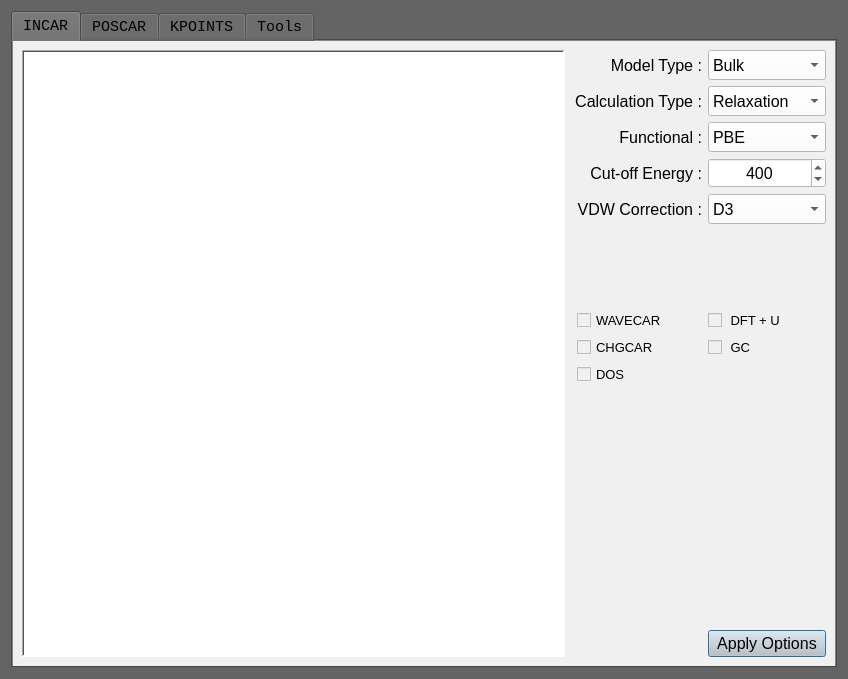
<?xml version="1.0" encoding="UTF-8"?>
<ui version="4.0">
 <class>Title</class>
 <widget class="QDialog" name="Title">
  <property name="geometry">
   <rect>
    <x>0</x>
    <y>0</y>
    <width>848</width>
    <height>679</height>
   </rect>
  </property>
  <property name="sizePolicy">
   <sizepolicy hsizetype="Maximum" vsizetype="Maximum">
    <horstretch>1</horstretch>
    <verstretch>1</verstretch>
   </sizepolicy>
  </property>
  <property name="sizeIncrement">
   <size>
    <width>0</width>
    <height>0</height>
   </size>
  </property>
  <property name="font">
   <font>
    <family>Arial</family>
   </font>
  </property>
  <property name="windowTitle">
   <string>Input File Generator</string>
  </property>
  <property name="autoFillBackground">
   <bool>false</bool>
  </property>
  <property name="styleSheet">
   <string notr="true">background-color: rgb(100, 100, 100);</string>
  </property>
  <layout class="QHBoxLayout" name="horizontalLayout">
   <item>
    <widget class="QTabWidget" name="tabWidget">
     <property name="sizePolicy">
      <sizepolicy hsizetype="Expanding" vsizetype="Expanding">
       <horstretch>1</horstretch>
       <verstretch>1</verstretch>
      </sizepolicy>
     </property>
     <property name="font">
      <font>
       <family>Consolas</family>
       <pointsize>11</pointsize>
       <weight>50</weight>
       <bold>false</bold>
      </font>
     </property>
     <property name="styleSheet">
      <string notr="true">background-color: rgb(100, 100, 100);</string>
     </property>
     <property name="tabShape">
      <enum>QTabWidget::Rounded</enum>
     </property>
     <property name="currentIndex">
      <number>0</number>
     </property>
     <widget class="QWidget" name="INCAR">
      <property name="styleSheet">
       <string notr="true">background-color: rgb(240, 240, 240);</string>
      </property>
      <attribute name="title">
       <string>INCAR</string>
      </attribute>
      <layout class="QGridLayout" name="gridLayout">
       <item row="4" column="2">
        <widget class="QLabel" name="label_5">
         <property name="font">
          <font>
           <family>Arial</family>
           <pointsize>12</pointsize>
           <weight>50</weight>
           <bold>false</bold>
          </font>
         </property>
         <property name="text">
          <string>VDW Correction :</string>
         </property>
         <property name="alignment">
          <set>Qt::AlignRight|Qt::AlignTrailing|Qt::AlignVCenter</set>
         </property>
        </widget>
       </item>
       <item row="0" column="3">
        <widget class="QComboBox" name="comboBox_1">
         <property name="sizePolicy">
          <sizepolicy hsizetype="Minimum" vsizetype="Maximum">
           <horstretch>0</horstretch>
           <verstretch>0</verstretch>
          </sizepolicy>
         </property>
         <property name="minimumSize">
          <size>
           <width>0</width>
           <height>30</height>
          </size>
         </property>
         <property name="font">
          <font>
           <family>Arial</family>
           <pointsize>12</pointsize>
           <weight>50</weight>
           <bold>false</bold>
          </font>
         </property>
         <property name="styleSheet">
          <string notr="true">background-color: rgb(255, 255, 255);</string>
         </property>
         <property name="currentText">
          <string>Bulk</string>
         </property>
         <item>
          <property name="text">
           <string>Bulk</string>
          </property>
         </item>
         <item>
          <property name="text">
           <string>Surface</string>
          </property>
         </item>
         <item>
          <property name="text">
           <string>Molecule</string>
          </property>
         </item>
        </widget>
       </item>
       <item row="12" column="3">
        <widget class="QPushButton" name="incar_option_apply_button">
         <property name="sizePolicy">
          <sizepolicy hsizetype="Minimum" vsizetype="Maximum">
           <horstretch>0</horstretch>
           <verstretch>0</verstretch>
          </sizepolicy>
         </property>
         <property name="font">
          <font>
           <family>Arial</family>
           <pointsize>12</pointsize>
           <weight>50</weight>
           <bold>false</bold>
          </font>
         </property>
         <property name="styleSheet">
          <string notr="true">background-color: rgb(200, 200, 200);</string>
         </property>
         <property name="text">
          <string>Apply Options</string>
         </property>
        </widget>
       </item>
       <item row="4" column="3">
        <widget class="QComboBox" name="comboBox_4">
         <property name="sizePolicy">
          <sizepolicy hsizetype="Preferred" vsizetype="Maximum">
           <horstretch>0</horstretch>
           <verstretch>0</verstretch>
          </sizepolicy>
         </property>
         <property name="minimumSize">
          <size>
           <width>0</width>
           <height>30</height>
          </size>
         </property>
         <property name="font">
          <font>
           <family>Arial</family>
           <pointsize>12</pointsize>
           <weight>50</weight>
           <bold>false</bold>
          </font>
         </property>
         <property name="styleSheet">
          <string notr="true">background-color: rgb(255, 255, 255);</string>
         </property>
         <property name="currentText">
          <string>D3</string>
         </property>
         <property name="currentIndex">
          <number>2</number>
         </property>
         <item>
          <property name="text">
           <string>None</string>
          </property>
         </item>
         <item>
          <property name="text">
           <string>D2</string>
          </property>
         </item>
         <item>
          <property name="text">
           <string>D3</string>
          </property>
         </item>
        </widget>
       </item>
       <item row="6" column="2">
        <widget class="QCheckBox" name="CheckBox_02">
         <property name="font">
          <font>
           <family>Arial</family>
           <pointsize>10</pointsize>
           <weight>50</weight>
           <bold>false</bold>
          </font>
         </property>
         <property name="text">
          <string>WAVECAR</string>
         </property>
         <property name="iconSize">
          <size>
           <width>16</width>
           <height>16</height>
          </size>
         </property>
        </widget>
       </item>
       <item row="7" column="2">
        <widget class="QCheckBox" name="CheckBox_03">
         <property name="font">
          <font>
           <family>Arial</family>
           <pointsize>10</pointsize>
           <weight>50</weight>
           <bold>false</bold>
          </font>
         </property>
         <property name="text">
          <string>CHGCAR</string>
         </property>
         <property name="iconSize">
          <size>
           <width>16</width>
           <height>16</height>
          </size>
         </property>
        </widget>
       </item>
       <item row="3" column="1" colspan="2">
        <widget class="QLabel" name="label_4">
         <property name="font">
          <font>
           <family>Arial</family>
           <pointsize>12</pointsize>
           <weight>50</weight>
           <bold>false</bold>
          </font>
         </property>
         <property name="text">
          <string>Cut-off Energy :</string>
         </property>
         <property name="alignment">
          <set>Qt::AlignRight|Qt::AlignTrailing|Qt::AlignVCenter</set>
         </property>
        </widget>
       </item>
       <item row="2" column="1" colspan="2">
        <widget class="QLabel" name="label_3">
         <property name="font">
          <font>
           <family>Arial</family>
           <pointsize>12</pointsize>
           <weight>50</weight>
           <bold>false</bold>
          </font>
         </property>
         <property name="text">
          <string>Functional :</string>
         </property>
         <property name="alignment">
          <set>Qt::AlignRight|Qt::AlignTrailing|Qt::AlignVCenter</set>
         </property>
        </widget>
       </item>
       <item row="0" column="1" colspan="2">
        <widget class="QLabel" name="label">
         <property name="font">
          <font>
           <family>Arial</family>
           <pointsize>12</pointsize>
           <weight>50</weight>
           <bold>false</bold>
          </font>
         </property>
         <property name="layoutDirection">
          <enum>Qt::LeftToRight</enum>
         </property>
         <property name="text">
          <string>Model Type :</string>
         </property>
         <property name="alignment">
          <set>Qt::AlignRight|Qt::AlignTrailing|Qt::AlignVCenter</set>
         </property>
        </widget>
       </item>
       <item row="3" column="3">
        <widget class="QSpinBox" name="cut_off_energy">
         <property name="sizePolicy">
          <sizepolicy hsizetype="Minimum" vsizetype="Maximum">
           <horstretch>0</horstretch>
           <verstretch>0</verstretch>
          </sizepolicy>
         </property>
         <property name="minimumSize">
          <size>
           <width>0</width>
           <height>30</height>
          </size>
         </property>
         <property name="font">
          <font>
           <family>Arial</family>
           <pointsize>12</pointsize>
           <weight>50</weight>
           <bold>false</bold>
          </font>
         </property>
         <property name="styleSheet">
          <string notr="true">background-color: rgb(255, 255, 255);</string>
         </property>
         <property name="wrapping">
          <bool>false</bool>
         </property>
         <property name="alignment">
          <set>Qt::AlignCenter</set>
         </property>
         <property name="buttonSymbols">
          <enum>QAbstractSpinBox::UpDownArrows</enum>
         </property>
         <property name="showGroupSeparator" stdset="0">
          <bool>false</bool>
         </property>
         <property name="minimum">
          <number>300</number>
         </property>
         <property name="maximum">
          <number>900</number>
         </property>
         <property name="singleStep">
          <number>50</number>
         </property>
         <property name="value">
          <number>400</number>
         </property>
        </widget>
       </item>
       <item row="1" column="1" colspan="2">
        <widget class="QLabel" name="label_2">
         <property name="font">
          <font>
           <family>Arial</family>
           <pointsize>12</pointsize>
           <weight>50</weight>
           <bold>false</bold>
          </font>
         </property>
         <property name="text">
          <string>Calculation Type :</string>
         </property>
         <property name="alignment">
          <set>Qt::AlignRight|Qt::AlignTrailing|Qt::AlignVCenter</set>
         </property>
        </widget>
       </item>
       <item row="0" column="0" rowspan="13">
        <widget class="QTextEdit" name="textbox_incar">
         <property name="sizePolicy">
          <sizepolicy hsizetype="Expanding" vsizetype="Minimum">
           <horstretch>0</horstretch>
           <verstretch>0</verstretch>
          </sizepolicy>
         </property>
         <property name="font">
          <font>
           <family>Consolas</family>
           <pointsize>11</pointsize>
           <weight>50</weight>
           <bold>false</bold>
          </font>
         </property>
         <property name="focusPolicy">
          <enum>Qt::StrongFocus</enum>
         </property>
         <property name="acceptDrops">
          <bool>false</bool>
         </property>
         <property name="styleSheet">
          <string notr="true">background-color: rgb(255, 255, 255);</string>
         </property>
         <property name="frameShape">
          <enum>QFrame::WinPanel</enum>
         </property>
         <property name="frameShadow">
          <enum>QFrame::Sunken</enum>
         </property>
         <property name="lineWidth">
          <number>5</number>
         </property>
        </widget>
       </item>
       <item row="1" column="3">
        <widget class="QComboBox" name="comboBox_2">
         <property name="sizePolicy">
          <sizepolicy hsizetype="Preferred" vsizetype="Maximum">
           <horstretch>0</horstretch>
           <verstretch>0</verstretch>
          </sizepolicy>
         </property>
         <property name="minimumSize">
          <size>
           <width>0</width>
           <height>30</height>
          </size>
         </property>
         <property name="font">
          <font>
           <family>Arial</family>
           <pointsize>12</pointsize>
           <weight>50</weight>
           <bold>false</bold>
          </font>
         </property>
         <property name="styleSheet">
          <string notr="true">background-color: rgb(255, 255, 255);</string>
         </property>
         <item>
          <property name="text">
           <string>Relaxation</string>
          </property>
         </item>
         <item>
          <property name="text">
           <string>Single Point</string>
          </property>
         </item>
         <item>
          <property name="text">
           <string>Vibration</string>
          </property>
         </item>
         <item>
          <property name="text">
           <string>Solvation</string>
          </property>
         </item>
         <item>
          <property name="text">
           <string>HSE</string>
          </property>
         </item>
        </widget>
       </item>
       <item row="2" column="3">
        <widget class="QComboBox" name="comboBox_3">
         <property name="sizePolicy">
          <sizepolicy hsizetype="Minimum" vsizetype="Maximum">
           <horstretch>0</horstretch>
           <verstretch>0</verstretch>
          </sizepolicy>
         </property>
         <property name="minimumSize">
          <size>
           <width>0</width>
           <height>30</height>
          </size>
         </property>
         <property name="font">
          <font>
           <family>Arial</family>
           <pointsize>12</pointsize>
           <weight>50</weight>
           <bold>false</bold>
          </font>
         </property>
         <property name="layoutDirection">
          <enum>Qt::LeftToRight</enum>
         </property>
         <property name="styleSheet">
          <string notr="true">background-color: rgb(255, 255, 255);</string>
         </property>
         <property name="editable">
          <bool>false</bool>
         </property>
         <property name="currentIndex">
          <number>0</number>
         </property>
         <property name="modelColumn">
          <number>0</number>
         </property>
         <item>
          <property name="text">
           <string>PBE</string>
          </property>
         </item>
         <item>
          <property name="text">
           <string>RPBE</string>
          </property>
         </item>
         <item>
          <property name="text">
           <string>PW91</string>
          </property>
         </item>
        </widget>
       </item>
       <item row="6" column="3">
        <widget class="QCheckBox" name="CheckBox_01">
         <property name="sizePolicy">
          <sizepolicy hsizetype="Fixed" vsizetype="Minimum">
           <horstretch>0</horstretch>
           <verstretch>0</verstretch>
          </sizepolicy>
         </property>
         <property name="font">
          <font>
           <family>Arial</family>
           <pointsize>10</pointsize>
           <weight>50</weight>
           <bold>false</bold>
          </font>
         </property>
         <property name="text">
          <string> DFT + U</string>
         </property>
         <property name="iconSize">
          <size>
           <width>16</width>
           <height>16</height>
          </size>
         </property>
        </widget>
       </item>
       <item row="8" column="2">
        <widget class="QCheckBox" name="CheckBox_04">
         <property name="font">
          <font>
           <family>Arial</family>
           <pointsize>10</pointsize>
          </font>
         </property>
         <property name="text">
          <string>DOS</string>
         </property>
        </widget>
       </item>
       <item row="7" column="3">
        <widget class="QCheckBox" name="CheckBox_05">
         <property name="font">
          <font>
           <family>Arial</family>
           <pointsize>10</pointsize>
          </font>
         </property>
         <property name="text">
          <string> GC</string>
         </property>
        </widget>
       </item>
      </layout>
     </widget>
     <widget class="QWidget" name="POSCAR">
      <property name="acceptDrops">
       <bool>true</bool>
      </property>
      <property name="accessibleName">
       <string>POSCAR</string>
      </property>
      <property name="styleSheet">
       <string notr="true">background-color: rgb(240, 240, 240);</string>
      </property>
      <attribute name="title">
       <string>POSCAR</string>
      </attribute>
      <layout class="QGridLayout" name="gridLayout_2">
       <item row="9" column="3">
        <widget class="QPushButton" name="view_button">
         <property name="sizePolicy">
          <sizepolicy hsizetype="Minimum" vsizetype="Maximum">
           <horstretch>0</horstretch>
           <verstretch>0</verstretch>
          </sizepolicy>
         </property>
         <property name="minimumSize">
          <size>
           <width>0</width>
           <height>30</height>
          </size>
         </property>
         <property name="font">
          <font>
           <family>Arial</family>
           <pointsize>12</pointsize>
           <weight>50</weight>
           <bold>false</bold>
          </font>
         </property>
         <property name="focusPolicy">
          <enum>Qt::TabFocus</enum>
         </property>
         <property name="layoutDirection">
          <enum>Qt::LeftToRight</enum>
         </property>
         <property name="styleSheet">
          <string notr="true">background-color: rgb(200, 200, 200);</string>
         </property>
         <property name="text">
          <string>View</string>
         </property>
         <property name="autoDefault">
          <bool>true</bool>
         </property>
         <property name="default">
          <bool>false</bool>
         </property>
        </widget>
       </item>
       <item row="1" column="0" rowspan="15">
        <widget class="QTextEdit" name="textbox_poscar">
         <property name="sizePolicy">
          <sizepolicy hsizetype="Expanding" vsizetype="Expanding">
           <horstretch>1</horstretch>
           <verstretch>1</verstretch>
          </sizepolicy>
         </property>
         <property name="font">
          <font>
           <family>Consolas</family>
           <pointsize>11</pointsize>
           <weight>50</weight>
           <bold>false</bold>
          </font>
         </property>
         <property name="cursor" stdset="0">
          <cursorShape>ArrowCursor</cursorShape>
         </property>
         <property name="acceptDrops">
          <bool>false</bool>
         </property>
         <property name="styleSheet">
          <string notr="true">background-color: rgb(255, 255, 255);</string>
         </property>
         <property name="frameShape">
          <enum>QFrame::WinPanel</enum>
         </property>
         <property name="frameShadow">
          <enum>QFrame::Sunken</enum>
         </property>
         <property name="lineWidth">
          <number>5</number>
         </property>
        </widget>
       </item>
       <item row="15" column="3">
        <widget class="QPushButton" name="save_poscar_button">
         <property name="sizePolicy">
          <sizepolicy hsizetype="Minimum" vsizetype="Maximum">
           <horstretch>0</horstretch>
           <verstretch>0</verstretch>
          </sizepolicy>
         </property>
         <property name="minimumSize">
          <size>
           <width>0</width>
           <height>30</height>
          </size>
         </property>
         <property name="font">
          <font>
           <family>Arial</family>
           <pointsize>12</pointsize>
           <weight>50</weight>
           <bold>false</bold>
          </font>
         </property>
         <property name="focusPolicy">
          <enum>Qt::TabFocus</enum>
         </property>
         <property name="layoutDirection">
          <enum>Qt::RightToLeft</enum>
         </property>
         <property name="styleSheet">
          <string notr="true">background-color: rgb(200, 200, 200);</string>
         </property>
         <property name="text">
          <string>Save</string>
         </property>
         <property name="shortcut">
          <string>Ctrl+S</string>
         </property>
         <property name="autoDefault">
          <bool>true</bool>
         </property>
         <property name="default">
          <bool>false</bool>
         </property>
        </widget>
       </item>
       <item row="2" column="3">
        <widget class="QLineEdit" name="z_value">
         <property name="sizePolicy">
          <sizepolicy hsizetype="Minimum" vsizetype="Maximum">
           <horstretch>0</horstretch>
           <verstretch>0</verstretch>
          </sizepolicy>
         </property>
         <property name="minimumSize">
          <size>
           <width>100</width>
           <height>30</height>
          </size>
         </property>
         <property name="baseSize">
          <size>
           <width>0</width>
           <height>0</height>
          </size>
         </property>
         <property name="font">
          <font>
           <family>Arial</family>
           <pointsize>12</pointsize>
           <weight>50</weight>
           <bold>false</bold>
          </font>
         </property>
         <property name="styleSheet">
          <string notr="true">background-color: rgb(255, 255, 255);</string>
         </property>
         <property name="frame">
          <bool>true</bool>
         </property>
        </widget>
       </item>
       <item row="1" column="3">
        <widget class="QLabel" name="label_6">
         <property name="sizePolicy">
          <sizepolicy hsizetype="Minimum" vsizetype="Maximum">
           <horstretch>0</horstretch>
           <verstretch>0</verstretch>
          </sizepolicy>
         </property>
         <property name="minimumSize">
          <size>
           <width>70</width>
           <height>25</height>
          </size>
         </property>
         <property name="font">
          <font>
           <family>Arial</family>
           <pointsize>12</pointsize>
           <weight>50</weight>
           <bold>false</bold>
          </font>
         </property>
         <property name="layoutDirection">
          <enum>Qt::LeftToRight</enum>
         </property>
         <property name="text">
          <string>Z value</string>
         </property>
         <property name="alignment">
          <set>Qt::AlignCenter</set>
         </property>
        </widget>
       </item>
       <item row="8" column="3">
        <layout class="QHBoxLayout" name="horizontalLayout_2">
         <item>
          <widget class="QPushButton" name="reset_coordinate_button">
           <property name="sizePolicy">
            <sizepolicy hsizetype="Maximum" vsizetype="Maximum">
             <horstretch>0</horstretch>
             <verstretch>0</verstretch>
            </sizepolicy>
           </property>
           <property name="minimumSize">
            <size>
             <width>0</width>
             <height>30</height>
            </size>
           </property>
           <property name="font">
            <font>
             <family>Arial</family>
             <pointsize>12</pointsize>
             <weight>50</weight>
             <bold>false</bold>
            </font>
           </property>
           <property name="focusPolicy">
            <enum>Qt::TabFocus</enum>
           </property>
           <property name="layoutDirection">
            <enum>Qt::LeftToRight</enum>
           </property>
           <property name="styleSheet">
            <string notr="true">background-color: rgb(200, 200, 200);</string>
           </property>
           <property name="text">
            <string>Reset</string>
           </property>
           <property name="autoDefault">
            <bool>true</bool>
           </property>
           <property name="default">
            <bool>false</bool>
           </property>
          </widget>
         </item>
         <item>
          <widget class="QPushButton" name="sort_ion_button">
           <property name="sizePolicy">
            <sizepolicy hsizetype="Maximum" vsizetype="Maximum">
             <horstretch>0</horstretch>
             <verstretch>0</verstretch>
            </sizepolicy>
           </property>
           <property name="minimumSize">
            <size>
             <width>0</width>
             <height>30</height>
            </size>
           </property>
           <property name="font">
            <font>
             <family>Arial</family>
             <pointsize>12</pointsize>
             <weight>50</weight>
             <bold>false</bold>
            </font>
           </property>
           <property name="focusPolicy">
            <enum>Qt::TabFocus</enum>
           </property>
           <property name="layoutDirection">
            <enum>Qt::LeftToRight</enum>
           </property>
           <property name="styleSheet">
            <string notr="true">background-color: rgb(200, 200, 200);</string>
           </property>
           <property name="text">
            <string>Sort</string>
           </property>
           <property name="shortcut">
            <string>Ctrl+S</string>
           </property>
           <property name="autoDefault">
            <bool>true</bool>
           </property>
           <property name="default">
            <bool>false</bool>
           </property>
          </widget>
         </item>
        </layout>
       </item>
       <item row="3" column="3">
        <widget class="QPushButton" name="z_value_apply">
         <property name="sizePolicy">
          <sizepolicy hsizetype="Preferred" vsizetype="Maximum">
           <horstretch>0</horstretch>
           <verstretch>0</verstretch>
          </sizepolicy>
         </property>
         <property name="minimumSize">
          <size>
           <width>0</width>
           <height>30</height>
          </size>
         </property>
         <property name="font">
          <font>
           <family>Arial</family>
           <pointsize>12</pointsize>
           <weight>50</weight>
           <bold>false</bold>
          </font>
         </property>
         <property name="focusPolicy">
          <enum>Qt::StrongFocus</enum>
         </property>
         <property name="layoutDirection">
          <enum>Qt::LeftToRight</enum>
         </property>
         <property name="styleSheet">
          <string notr="true">background-color: rgb(200, 200, 200);</string>
         </property>
         <property name="text">
          <string>Apply</string>
         </property>
         <property name="autoDefault">
          <bool>true</bool>
         </property>
         <property name="default">
          <bool>false</bool>
         </property>
         <property name="flat">
          <bool>false</bool>
         </property>
        </widget>
       </item>
      </layout>
     </widget>
     <widget class="QWidget" name="KPOINTS">
      <property name="styleSheet">
       <string notr="true">background-color: rgb(240, 240, 240);</string>
      </property>
      <attribute name="title">
       <string>KPOINTS</string>
      </attribute>
      <layout class="QGridLayout" name="gridLayout_4">
       <item row="0" column="0" rowspan="5">
        <widget class="QTextEdit" name="textbox_kpoints">
         <property name="font">
          <font>
           <family>Consolas</family>
           <pointsize>11</pointsize>
          </font>
         </property>
         <property name="styleSheet">
          <string notr="true">background:rgb(255, 255, 255)</string>
         </property>
         <property name="frameShape">
          <enum>QFrame::WinPanel</enum>
         </property>
        </widget>
       </item>
       <item row="0" column="1">
        <widget class="QLineEdit" name="kpoints_resolution">
         <property name="sizePolicy">
          <sizepolicy hsizetype="Maximum" vsizetype="Maximum">
           <horstretch>0</horstretch>
           <verstretch>0</verstretch>
          </sizepolicy>
         </property>
         <property name="minimumSize">
          <size>
           <width>100</width>
           <height>35</height>
          </size>
         </property>
         <property name="font">
          <font>
           <family>Consolas</family>
           <pointsize>10</pointsize>
          </font>
         </property>
         <property name="styleSheet">
          <string notr="true">background:rgb(255, 255, 255)</string>
         </property>
         <property name="text">
          <string>0.03</string>
         </property>
         <property name="alignment">
          <set>Qt::AlignRight|Qt::AlignTrailing|Qt::AlignVCenter</set>
         </property>
        </widget>
       </item>
       <item row="1" column="1">
        <widget class="QPushButton" name="kpoints_apply_button">
         <property name="sizePolicy">
          <sizepolicy hsizetype="Maximum" vsizetype="Maximum">
           <horstretch>0</horstretch>
           <verstretch>0</verstretch>
          </sizepolicy>
         </property>
         <property name="minimumSize">
          <size>
           <width>100</width>
           <height>30</height>
          </size>
         </property>
         <property name="font">
          <font>
           <family>Arial</family>
           <pointsize>12</pointsize>
          </font>
         </property>
         <property name="layoutDirection">
          <enum>Qt::RightToLeft</enum>
         </property>
         <property name="styleSheet">
          <string notr="true">background:rgb(200, 200, 200)</string>
         </property>
         <property name="text">
          <string>Apply</string>
         </property>
        </widget>
       </item>
      </layout>
     </widget>
     <widget class="QWidget" name="tools_tab">
      <property name="styleSheet">
       <string notr="true">background-color: rgb(240, 240, 240);</string>
      </property>
      <attribute name="title">
       <string>Tools</string>
      </attribute>
      <layout class="QGridLayout" name="gridLayout_3">
       <item row="0" column="0">
        <widget class="QLabel" name="file_convert_label">
         <property name="font">
          <font>
           <family>Arial</family>
           <pointsize>12</pointsize>
          </font>
         </property>
         <property name="acceptDrops">
          <bool>true</bool>
         </property>
         <property name="styleSheet">
          <string notr="true">background-color: rgb(255, 255, 255);</string>
         </property>
         <property name="frameShape">
          <enum>QFrame::WinPanel</enum>
         </property>
         <property name="frameShadow">
          <enum>QFrame::Sunken</enum>
         </property>
         <property name="text">
          <string>Drag and Drop structure files in here. (.cif or .vasp)</string>
         </property>
         <property name="alignment">
          <set>Qt::AlignCenter</set>
         </property>
        </widget>
       </item>
      </layout>
     </widget>
    </widget>
   </item>
  </layout>
 </widget>
 <resources/>
 <connections/>
</ui>
